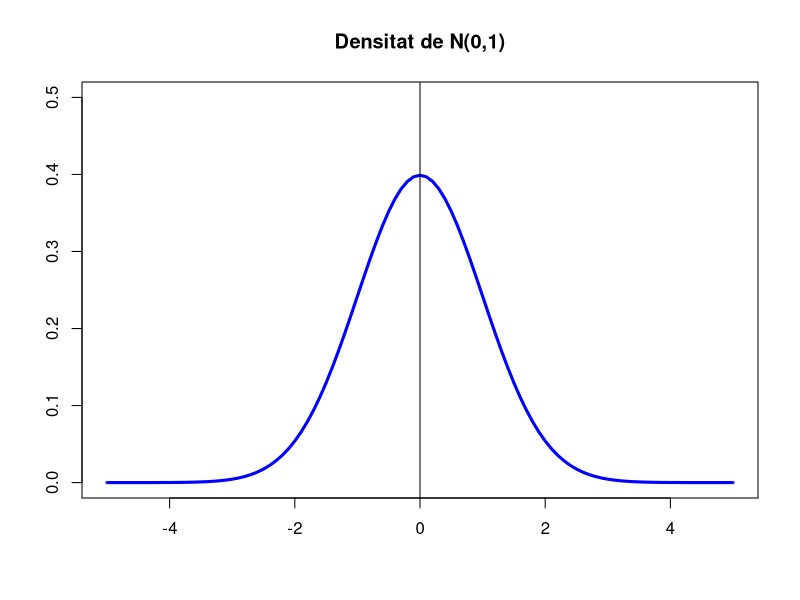

The R script that drew this image: (Note: this script raises an error after producing the figure.)
## ---- chunk 1
curve(dnorm(x),-5,5,col="blue",lwd=3,ylim=c(0,0.5),main="Densitat de N(0,1)",xlab="",ylab="")
abline(v=0)
## ---- chunk 2
knitr::include_graphics("Bioestadistica-II_files/figure-html/gendarme.png")
## ---- chunk 3
knitr::include_graphics("Bioestadistica-II_files/figure-html/paranormal.png")
## ---- chunk 4
y=0:30
plot(y,dbinom(y,30,0.47),pch=20,xlab="",ylab="", col="red",
     main="B(30,0.47) i N(30*0.47,sqrt(30*0.47*(1-0.47)))")
curve(dnorm(x,30*0.47,sqrt(30*0.47*0.53)),col="blue",add=TRUE,lwd=2)
legend("topright",legend=c("Normal","Binomial"),col=c("blue","red"),
       pch=c(NA,20), lty=c("solid",NA),lwd=c(2,1),cex=0.75)
## ---- chunk 5
y=30:110
plot(y,dpois(y,70),pch=20,xlab="",ylab="", col="red",
     main="Pois(70) i N(70,sqrt(70))")
curve(dnorm(x,70,sqrt(70)),col="blue",add=TRUE,lwd=2)
legend("topright",legend=c("Normal","Poisson"),col=c("blue","red"),
       pch=c(NA,20), lty=c("solid",NA),cex=0.75)
## ---- chunk 6
curve(dnorm,-4,4,xaxt="n",yaxt="n",xaxs="i",yaxs="i",xlab="",bty="l",ylab="",lwd=2)
abline(v=0,lty=2)
axis(1,at=c(0), labels=c(expression(mu)))
## ---- chunk 7
curve(dnorm(x,0,1),-4,6,col="red",xaxs="i",yaxs="i",ylim=c(0,0.5),bty="l",xaxt="n",yaxt="n",xlab="",ylab="",lwd=2,main=expression(mu[1]<mu[2]))
curve(dnorm(x,2,1),-4,6,col="blue",lwd=2,add=T)
abline(v=0)
abline(v=2)
axis(1,at=c(0,2), labels=c(expression(mu[1]),expression(mu[2])))
text(-1.5,0.32,expression(N(mu[1],sigma)),col="red")
text(3.5,0.32,expression(N(mu[2],sigma)),col="blue")
## ---- chunk 8
curve(dnorm(x,0,1),-6,6,col="red",xaxs="i",yaxs="i",ylim=c(0,0.5),bty="l",xaxt="n",yaxt="n",xlab="",ylab="",lwd=2,main=expression(sigma[1]<sigma[2]))
curve(dnorm(x,0,1.5),col="blue",lwd=2,add=T)
abline(v=0)
axis(1,at=c(0), labels=c(expression(mu)))
text(-1.5,0.32,expression(N(mu,sigma[1])),col="red")
text(3.5,0.1,expression(N(mu,sigma[2])),col="blue")
## ---- chunk 9
curve(dnorm(x,0,1),-4,8,col="red",xaxs="i",yaxs="i",ylim=c(0,0.5),bty="l",xaxt="n",yaxt="n",xlab="",ylab="",
      lwd=2,main=expression(paste(mu[1]<mu[2], " i ", sigma[1]<sigma[2])))
curve(dnorm(x,2,1.5),col="blue",lwd=2,add=T)
abline(v=0)
abline(v=2)
axis(1,at=c(0,2), labels=c(expression(mu[1]),expression(mu[2])))
text(-1.5,0.32,expression(N(mu[1],sigma[1])),col="red")
text(3.5,0.25,expression(N(mu[2],sigma[2])),col="blue")
## ---- chunk 10
x <- seq(-4,4,.1)

plot(x,dnorm(x),type="l",xlab="",ylab=expression(f[X](x)),xaxs="i",yaxs="i",ylim=c(0,.4),bty="l",xaxt="n",yaxt="n")
polysection <- function(a,b,dist=dnorm,col="blue",n=11){
    dx <- seq(a,b,length.out=n)
    polygon(c(a,dx,b),c(0,dist(dx),0),border=NA,col=col)
}

for(i in -4:0){
    polysection(i,i+1,col="grey")
}

axis(1,at=c(1), labels=c(expression(x)))
arrows(-0,0.1,-2.5,0.3,lwd=2)
text(-2.5,0.32,expression(F[X](x)== P(X<=x) ) )
## ---- chunk 11
x <- seq(-4,4,.1)

plot(x,dnorm(x),type="l",xlab="",ylab="",xaxs="i",yaxs="i",ylim=c(0,.4),bty="l",xaxt="n",yaxt="n",lwd=2)
polysection <- function(a,b,dist=dnorm,col="blue",n=11){
    dx <- seq(a,b,length.out=n)
    polygon(c(a,dx,b),c(0,dist(dx),0),border=NA,col=col)
}

for(i in -4:-2){
    polysection(i,i+1,col="blue")
  #  polysection(-i-1,-i,col="grey")
}
for(i in 1:4){
    polysection(i,i+1,col="blue")
  #  polysection(-i-1,-i,col="grey")
}


axis(1,at=c(-1,0,1), labels=c(expression(mu-x),expression(mu),expression(mu+x)))
abline(v=0,lty=2)
## ---- chunk 12
pnorm(2,3,0.5)
## ---- chunk 13
pnorm(1)-pnorm(-1)
## ---- chunk 14
qnorm(0.25,3,0.5)
## ---- chunk 15
knitr::include_graphics("Bioestadistica-II_files/figure-html/analit.png")

## ---- chunk 16
163.1+qnorm(0.75)*18.53*c(-1,1)
